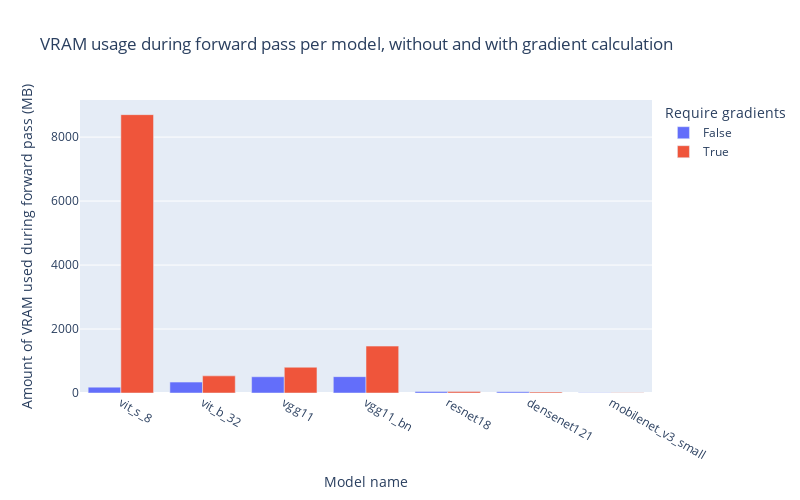

Notebook code cell kept with this figure:
### Code cell
fig = px.bar(
    results_df_batch64,
    x="name",
    y="mean_vram",
    color="requires_grad",
    barmode="group",
    labels=labels,
    title="VRAM usage during forward pass per model, without and with gradient calculation",
    width=800,
    height=500
)

fig.show()
fig.write_image('../plots/q11_vram_per_model_size.png')

### Figure 1 — Plotly figure (JSON) as saved in the notebook; plotly's stock layout.template omitted (floating-point values rounded to 4 significant figures)
{"data": [{"alignmentgroup": "True", "hovertemplate": "Require gradients=False<br>Model name=%{x}<br>Amount of VRAM used during forward pass (MB)=%{y}<extra></extra>", "legendgroup": "False", "marker": {"color": "#636efa", "pattern": {"shape": ""}}, "name": "False", "offsetgroup": "False", "orientation": "v", "showlegend": true, "textposition": "auto", "x": ["vit_s_8", "vit_b_32", "vgg11", "vgg11_bn", "resnet18", "densenet121", "mobilenet_v3_small"], "xaxis": "x", "y": [183.3, 340.9, 507.2, 511.0, 48.39, 38.26, 9.805], "yaxis": "y", "type": "bar"}, {"alignmentgroup": "True", "hovertemplate": "Require gradients=True<br>Model name=%{x}<br>Amount of VRAM used during forward pass (MB)=%{y}<extra></extra>", "legendgroup": "True", "marker": {"color": "#EF553B", "pattern": {"shape": ""}}, "name": "True", "offsetgroup": "True", "orientation": "v", "showlegend": true, "textposition": "auto", "x": ["vit_s_8", "vit_b_32", "vgg11", "vgg11_bn", "resnet18", "densenet121", "mobilenet_v3_small"], "xaxis": "x", "y": [8702.0, 535.5, 805.4, 1466.0, 44.69, 30.86, 9.805], "yaxis": "y", "type": "bar"}], "layout": {"xaxis": {"anchor": "y", "domain": [0.0, 1.0], "title": {"text": "Model name"}}, "yaxis": {"anchor": "x", "domain": [0.0, 1.0], "title": {"text": "Amount of VRAM used during forward pass (MB)"}}, "legend": {"title": {"text": "Require gradients"}, "tracegroupgap": 0}, "title": {"text": "VRAM usage during forward pass per model, without and with gradient calculation"}, "barmode": "group", "height": 500, "width": 800}}
